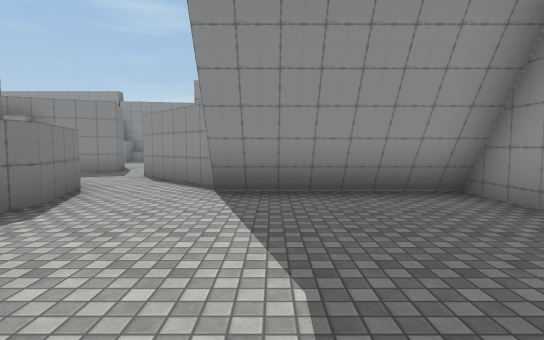
view 1 (above)

12 first-person views from a walk through a scene from a Unity 3-D project. The camera is 1.4 m above the floor, tilts 4° down and sees 80° across. The floor is counted in squares, 2 m on a side. Each view is taken from the middle of a square. On the plan, view 1 faces up. The plan holds only what a view shows up to about 10 squares ahead; the rest is blank. The place goes on beyond the plan. The player is left out. Some surface patterns are stand-ins.

view 2
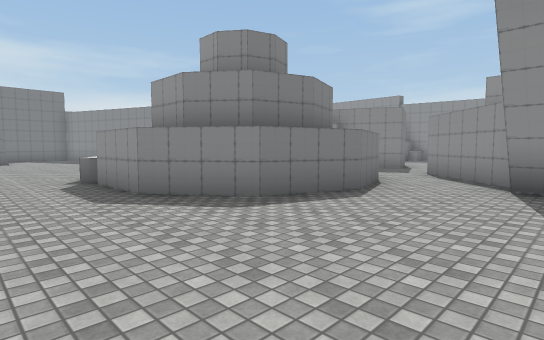

view 3
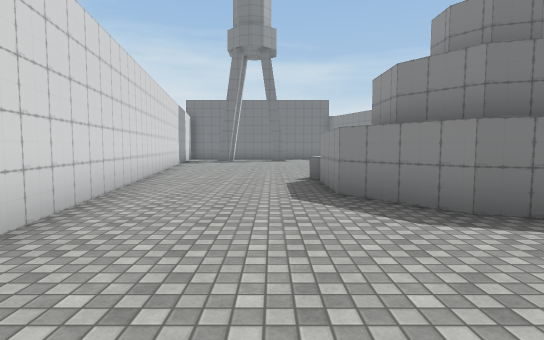

view 4
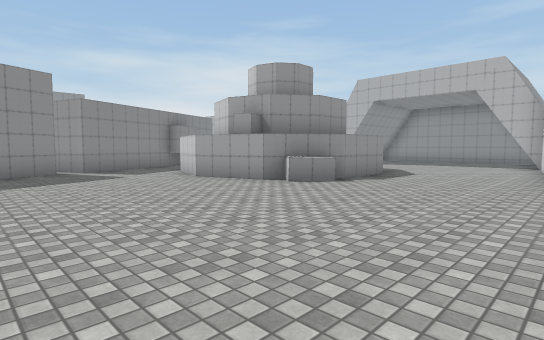

view 5
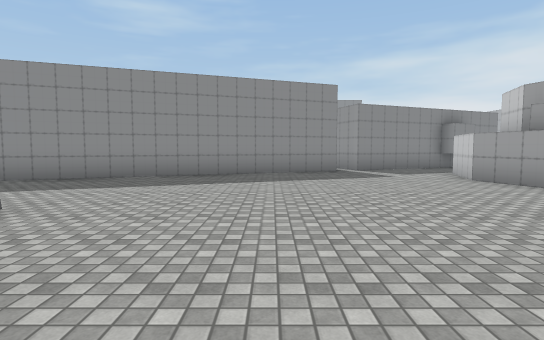

view 6
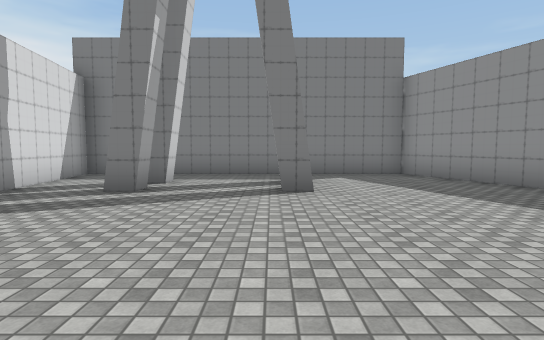

view 7
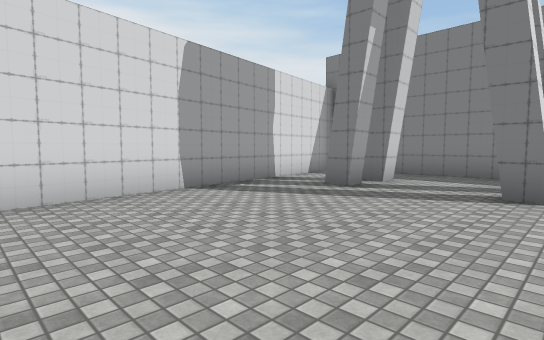

view 8
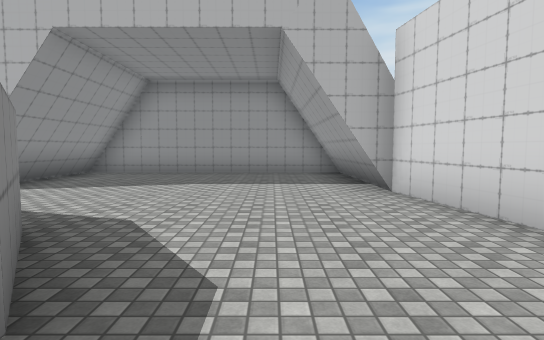

view 9
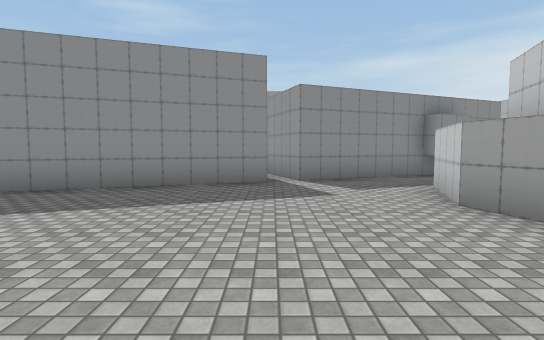

view 10
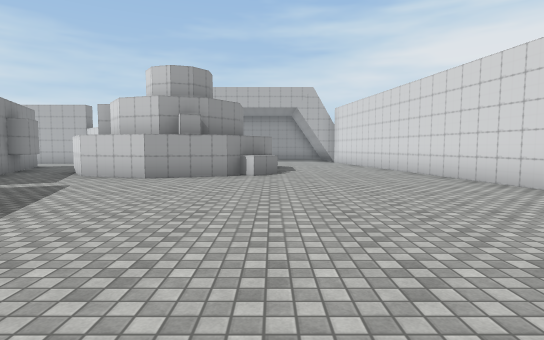

view 11
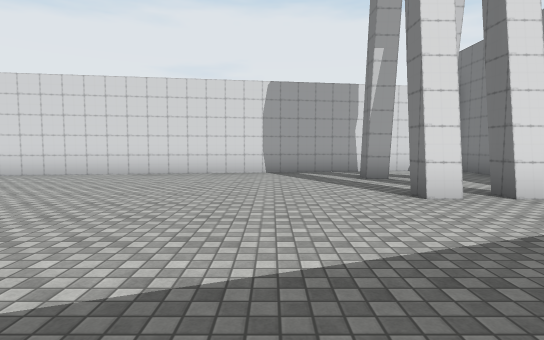

view 12
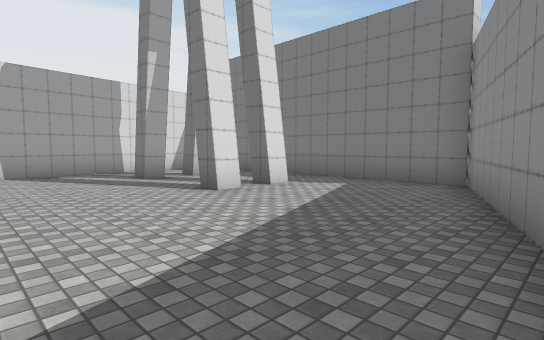

### Floor plan
Key: @ floor where view 1 was taken; # wall or solid block; . floor; = window, fence, low wall or low ledge; B building.
Columns run from 20 left of view 1 to 3 right of it. Each row starts with its distance up from view 1.
 10             ===#.
  9           ===#  .
  8           ####...B
  7         BB#.... ..B
  6       BB.....BB B..B
  5    BBB......BBB BB.#####
  4 BBB.........BB BBB.....#
  3 #...........BBBBBB.....#
  2 #...........BBBBB......#
  1 #............BBB.......#
  0 #...................@..#
 -1 #......................#
 -2 #.................######
 -3 #...........#######
 -4 #.....#######
 -5 #######

Positions as (right, up) in squares from view 1, and headings:
1: (0, 0), facing up
2: (0, -1), facing up-left
3: (0, 0), facing left
4: (-13, -3), facing up-right
5: (-13, -3), facing up
6: (-11, 0), facing left
7: (-11, 1), facing down-left
8: (-6, 0), facing right
9: (-11, 0), facing up
10: (-16, 1), facing right
11: (-14, 5), facing down
12: (-13, 5), facing down-left
